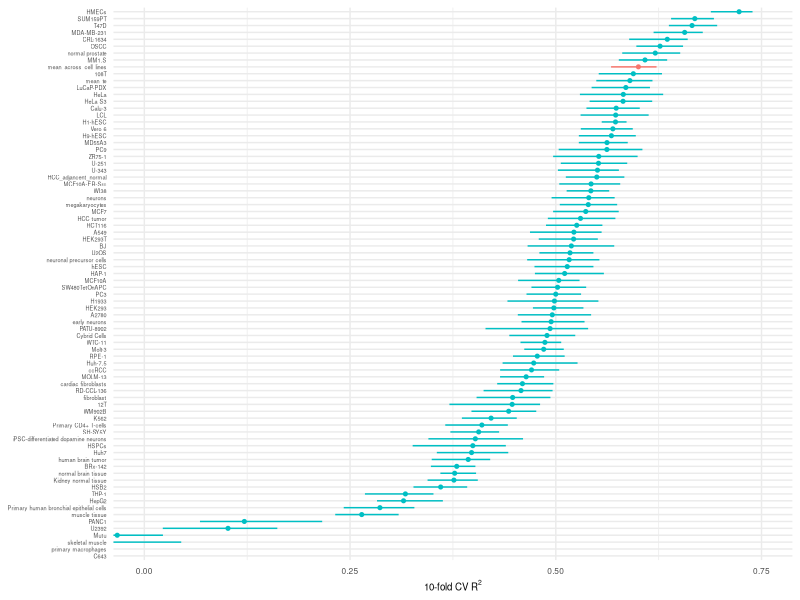

The R script that drew this image:
library(ggplot2)
library(cowplot)

data <- read.csv("./results/human/all_cell_lines/lgbm-LL_P5_P3_CF_AAF_3mer_freq_5/model_results.csv", 
                 header = TRUE, sep = ","
)
save_path <- "./graphing/B/graph_all_cell_lines_human.pdf"
# data <- read.csv("./results/mouse/all_cell_lines/lgbm-LL_P5_P3_CF_AAF_3mer_freq_5_Struct/model_results.csv", 
#                  header = TRUE, sep = ","
# )
# save_path <- "./graphing/B/graph_all_cell_lines_mouse.pdf"
# drop all rows that have mean in fold column
data <- data[!grepl("mean", data$fold),]
# in bio_source col remove bio_source_ prefix
data$bio_source <- gsub("bio_source_", "", data$bio_source)


data$highlight <- ifelse(
    data$bio_source == "mean_across_cell_lines", # data$bio_source == "mean_te" |
    "mean_te",
    "NoHighlight"
  )


# biochem_data <- read.csv("./results/all_cell_lines/lgbm-L_P5_P3_C_3mer5_Struct_Biochem/model_results.csv", 
#                  header = TRUE, sep = ","
# )
# # drop all rows that have mean in fold column
# biochem_data <- biochem_data[!grepl("mean", biochem_data$fold),]
# # in bio_source col remove bio_source_ prefix
# biochem_data$bio_source <- gsub("bio_source_", "", biochem_data$bio_source)


# biochem_data$highlight <- ifelse(
#     biochem_data$bio_source == "mean_te",
#     "mean_te",
#     "NoHighlight"
#   )

# round to nearest 0.1
# min_r2 <- floor(min(data$nan_r2) * 10) / 10
# max_r2 <- ceiling(max(data$nan_r2) * 10) / 10
# round to nearest 0.25
# min_r2 = floor(min(data$nan_r2) * 4) / 4
min_r2 <- 0
max_r2 <- ceiling(max(data$nan_r2) * 4) / 4
# min_r2 <- min(min(data$nan_r2), min(biochem_data$r2_score))
# max_r2 <- max(max(data$nan_r2), max(biochem_data$r2_score))

mean_with_se_0 <- function(x) {
  m <- mean(x)
  return(data.frame(y = m, ymin = m, ymax = m))
}

mean_min_max <- function(x) {
  return(data.frame(y = mean(x), ymin = min(x), ymax = max(x)))
}

p <- ggplot(data, aes(x = nan_r2, y = reorder(bio_source, nan_r2, FUN = mean), fill = highlight)) +
  geom_pointrange(stat = "summary", fun.data = mean_min_max, aes(color = highlight), size = 0.1) +
  # geom_point(aes(x = nan_r2, color = highlight), size = 0.1) +

  labs(x = expression("10-fold CV R"^2), y = NULL, title = NULL) +
  theme_minimal() +
  theme(
    axis.text.y = element_text(size = 4),
    axis.text.x = element_text(size = 6),
    # axis.text.x = element_text(angle = 0, hjust = 1),
    legend.position = "none",
    title = element_text(size = 7)
  ) +
  coord_cartesian(xlim = c(min_r2, max_r2)) + 
  scale_x_continuous(breaks = seq(min_r2, max_r2, by = 0.25))

# save plot as png
# ggsave("./graphing/graph_all_cell_lines.pdf", p, width = 5, height = 5, units = "in", dpi = 300, bg = 'white')
ggsave(save_path, p, width = 3, height = 5, units = "in", dpi = 300, bg = 'white')
# print(p)

# Do the same for Biochem model


# biochem_p <- ggplot(biochem_data, aes(x = r2_score, y = reorder(bio_source, data$r2_score, FUN = mean), fill = highlight)) +
#   geom_bar(stat = "summary", fun = "mean") +
#   scale_fill_manual(
#     name = "Model",
#     values = c("mean_te" = "#0dff00")
#   ) +
#   geom_point(aes(x = r2_score), color = "black", size = 0.25) +
# #   geom_errorbar(stat = "summary", fun.data = mean_se, color = "black", width = 0.2) +

#   labs(x = "R2 Score", y = NULL, title = "L_P5_P3_C_3mer5_Struct_Biochem") +
#   theme_minimal() +
#   theme(
#     axis.text.y = element_text(size = 4),
#     # axis.text.x = element_text(angle = 0, hjust = 1),
#     legend.position = "none",
#     title = element_text(size = 7)
#   ) +
#   coord_cartesian(xlim = c(min_r2, max_r2))

# # save plot as png
# ggsave("./graphing/graph_all_cell_lines_Biochem.pdf", biochem_p, width = 5, height = 5, units = "in", dpi = 300, bg = 'white')
# # print(p)

# legend <- get_legend(p + theme(legend.position = "bottom", legend.title = element_blank()))

# # combine the two plots and remove the y axis from the second plot
# combined_plot <- plot_grid(p, biochem_p, ncol = 2)
# combined_plot <- plot_grid(combined_plot, legend, ncol = 1, rel_heights = c(1, 0.1))
# # save plot as png
# ggsave("./graphing/graph_all_cell_lines_combined.pdf", combined_plot, width = 10, height = 5, units = "in", dpi = 300, bg = 'white')